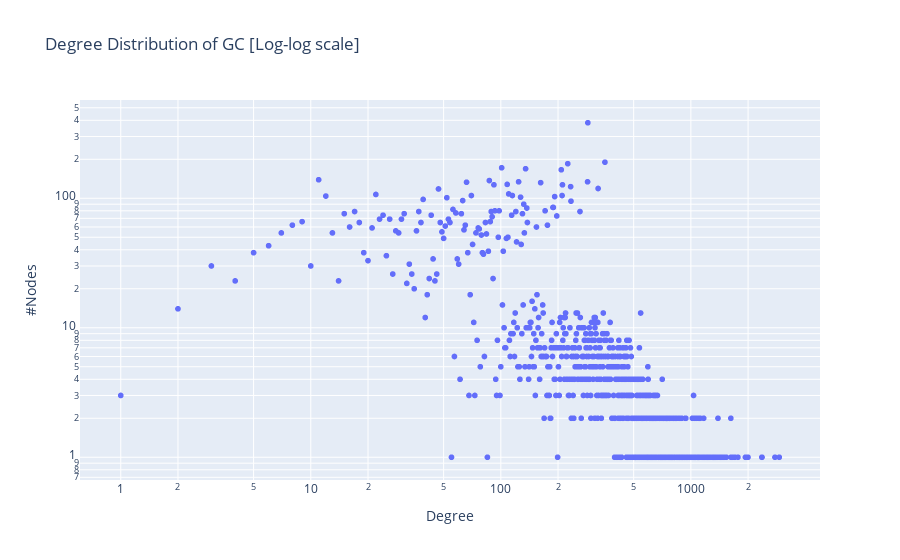

The notebook cell saved with this chart:
### Code cell
#degree distribution of GC

#logaritmic-scale plot
fig = px.scatter(DegFreqGC, x="Degree Value", y="Node Frequency", title='Degree Distribution of GC [Log-log scale]',
                  log_x=True, log_y=True)
fig.update_layout(xaxis_title="Degree", yaxis_title="#Nodes")

fig.show()

### Figure 1 — Plotly figure (JSON) as saved in the notebook; plotly's stock layout.template omitted (floating-point values rounded to 4 significant figures; data arrays with more than 128 entries replaced by an {"elided": "..."} marker saying what was removed)
{"data": [{"hovertemplate": "Degree Value=%{x}<br>Node Frequency=%{y}<extra></extra>", "legendgroup": "", "marker": {"color": "#636efa", "symbol": "circle"}, "mode": "markers", "name": "", "showlegend": false, "x": {"elided": "2919 int values"}, "xaxis": "x", "y": {"elided": "2919 int values"}, "yaxis": "y", "type": "scattergl"}], "layout": {"xaxis": {"anchor": "y", "domain": [0.0, 1.0], "title": {"text": "Degree"}, "type": "log"}, "yaxis": {"anchor": "x", "domain": [0.0, 1.0], "title": {"text": "#Nodes"}, "type": "log"}, "legend": {"tracegroupgap": 0}, "title": {"text": "Degree Distribution of GC [Log-log scale]"}}}
